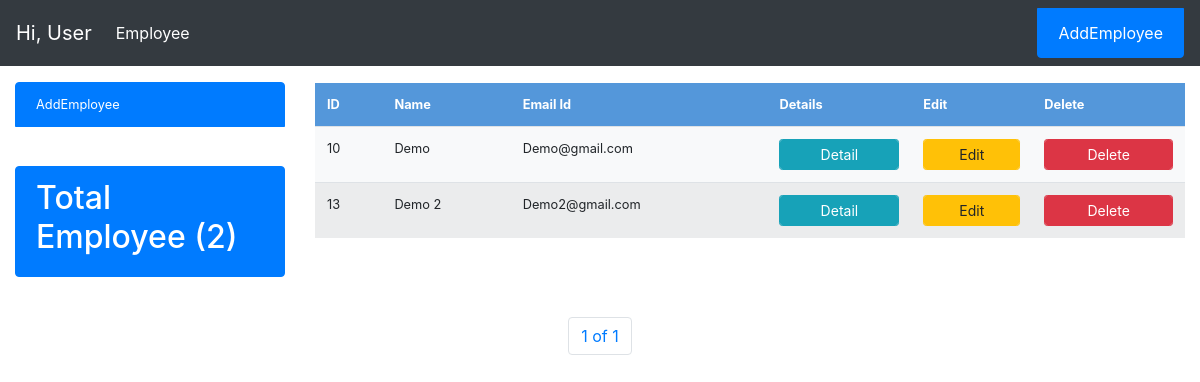
Before: /?page=2 with the older database file.
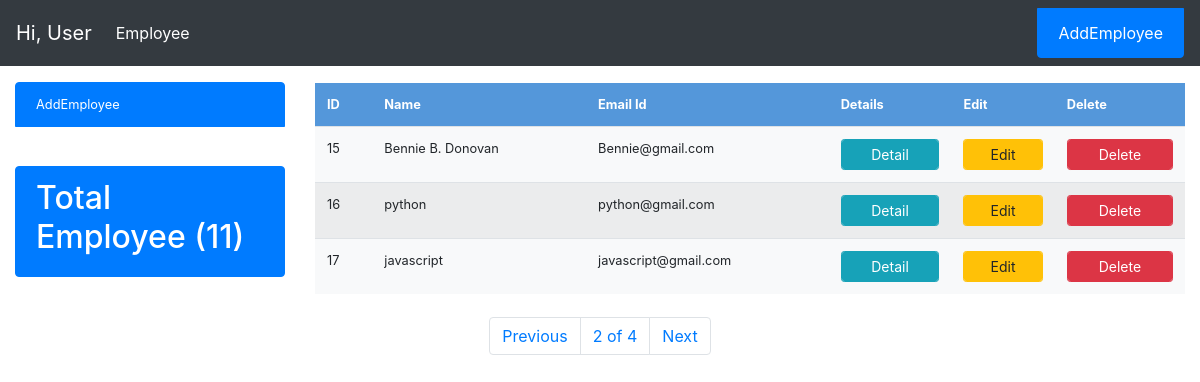
After: the same page with the newer database file.
### main_manager/models.py (models this page shows, shortened)
class Employe(models.Model):
    sno = models.AutoField(primary_key=True)
    name = models.CharField(max_length=255)
    date = models.CharField(max_length=20)
    email = models.CharField(max_length=30)
    phone = models.IntegerField()
    address = models.CharField(max_length=70)
    sells = models.IntegerField()
    timeStamp = models.DateTimeField(default=datetime.datetime.now())

### main_manager/views.py (the view)
# urls.py: 2. Add a URL to urlpatterns:  path('', views.home, name='home')
def home(request):
    employs = Employe.objects.all().order_by('timeStamp')
    employsCount = Employe.objects.all().count()
    paginator = Paginator(employs, 3) #Show 3 employe par
    page_number = request.GET.get('page')
    page_obj = paginator.get_page(page_number)
    params = {'employs':page_obj,'user': request.user, 'employe_count': employsCount}
    return render(request, 'main/index.html', params)

### templates/main/index.html (shortened to what this page needs)
{% extends 'base.html' %}
{% block body %}
<div class="container-fluid">
    <div class="row mt-3">
        <div class="col-lg-3 col-md-3">
            <div class="list-group small">
                <a href="#" class="list-group-item active" data-bs-toggle="modal"
                    data-bs-target="#add_employee">AddEmployee</a>
                <div class="list-group  my-4">
                    <div class="list-group-item active my-3">
                        <h2> Total Employee ({{ employe_count }})</h2>
                    </div>
                </div>
            </div>
        </div>
        <div class="col-lg-9 col-md-9">
            <table class="table table-striped table-hover bg-light small">
                <tr class="table-dark">
                    <th>ID</th>
                    <th>Name</th>
                    <th>Email Id</th>
                    <th>Details</th>
                    <th>Edit</th>
                    <th>Delete</th>
                </tr>
                {% for employs in employs %}
                <tr class="my-4">
                    <td>{{employs.sno}}</td>
                    <td>{{employs.name}}</td>
                    <td>{{employs.email}}</td>
                    <td><a href="http://127.0.0.1:8000/employs/{{employs.sno}}"
                            class="btn btn-sm form-control btn-info "> Detail</a></td>
                    <td><a href="http://127.0.0.1:8000/employsEadit/{{employs.name}}"
                            class="btn btn-sm form-control btn-warning "> Edit</a></td>
                    <td><a href="http://127.0.0.1:8000/employsDel/{{employs.sno}}"
                            class="btn btn-sm form-control btn-danger ">Delete</a></td>
                </tr>
                {% endfor %}
            </table>
        </div>
    </div>
</div>
<nav aria-label="Page navigation example ">
    <ul class="pagination justify-content-center">
    {% if employs.has_previous %}
        <li class="page-item"><a class="page-link" href="?page={{employs.previous_page_number}}">Previous</a></li>
    {% endif %}
        <li class="page-item"><a class="page-link" href="#">{{ employs.number }} of {{ employs.paginator.num_pages }}</a></li>
    {% if employs.has_next %}
        <li class="page-item"><a class="page-link" href="?page={{employs.next_page_number}}">Next</a></li>
    {% endif %}
    </ul>
</nav>
{% endblock body %}

### templates/base.html (shortened to what this page needs)
<!doctype html>
<html lang="en">
<head>
    <link rel="stylesheet" href="https://maxcdn.bootstrapcdn.com/bootstrap/4.0.0/css/bootstrap.min.css"
>
</head>
<body>
    <nav class="navbar navbar-expand-lg navbar-dark bg-dark">
        <a class="navbar-brand" href="#">Hi, User</a>
        <div class="collapse navbar-collapse" id="navbarSupportedContent">
            <ul class="navbar-nav mr-auto">
                <li class="nav-item active">
                    <a class="nav-link" href="http://127.0.0.1:8000/">Employee <span class="sr-only">(current)</span></a>
                </li>
            </ul>
             <a href="#" class="list-group-item active" data-bs-toggle="modal" data-bs-target="#add_employee">AddEmployee</a>
        </div>
    </nav>
    {% block body %}{% endblock body %}
</body>
</html>

Changed rows visible on the page:
no longer on this page (row unchanged): Employe: sno "10", name "Demo", email "Demo@gmail.com"
no longer on this page (row unchanged): Employe: sno "13", name "Demo 2", email "Demo2@gmail.com"
added Employe: sno "15", name "Bennie B. Donovan", email "Bennie@gmail.com"
added Employe: sno "16", name "python", email "python@gmail.com"
added Employe: sno "17", name "javascript", email "javascript@gmail.com"
Other visible differences:
{{ employe_count }}: "2" → "11"
{{ employs.number }}: "1" → "2"
{{ employs.paginator.num_pages }}: "1" → "4"
text now shown: "Previous Next"
